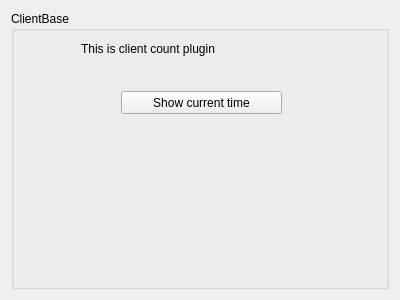
<?xml version="1.0" encoding="UTF-8"?>
<ui version="4.0">
 <class>ClientBaseView</class>
 <widget class="QWidget" name="ClientBaseView">
  <property name="geometry">
   <rect>
    <x>0</x>
    <y>0</y>
    <width>400</width>
    <height>300</height>
   </rect>
  </property>
  <property name="windowTitle">
   <string>Form</string>
  </property>
  <property name="autoFillBackground">
   <bool>false</bool>
  </property>
  <property name="styleSheet">
   <string notr="true"/>
  </property>
  <layout class="QGridLayout" name="gridLayout">
   <item row="0" column="0">
    <widget class="QGroupBox" name="groupBox">
     <property name="title">
      <string>ClientBase</string>
     </property>
     <widget class="QLabel" name="labelTitle">
      <property name="geometry">
       <rect>
        <x>70</x>
        <y>30</y>
        <width>231</width>
        <height>16</height>
       </rect>
      </property>
      <property name="text">
       <string>This is client count plugin</string>
      </property>
     </widget>
     <widget class="QPushButton" name="pushButton">
      <property name="geometry">
       <rect>
        <x>110</x>
        <y>80</y>
        <width>161</width>
        <height>23</height>
       </rect>
      </property>
      <property name="text">
       <string>Show current time</string>
      </property>
     </widget>
    </widget>
   </item>
  </layout>
 </widget>
 <resources/>
 <connections/>
</ui>
